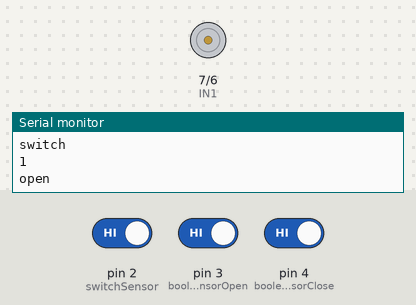
Bench run of a sketch on a simulated Arduino Uno, built with avr-gcc and run on an emulated ATmega328P. Parts: motor-driver pin pairs drawn as motors (green arrow = first pin HIGH = forward, orange = second pin HIGH = backward, longer = more drive, scaled by the enable pin), the last lines printed to the serial monitor. The inputs (shaded band) are chosen by the test bench; at power-on: pin 3 (booleanSensorOpen) HIGH, pin 2 (switchSensor) HIGH, pin 4 (booleanSensorClose) HIGH.

Above: at 1.2 s.
1.3 s: pin 3 (booleanSensorOpen) driven LOW
At 1.8 s:
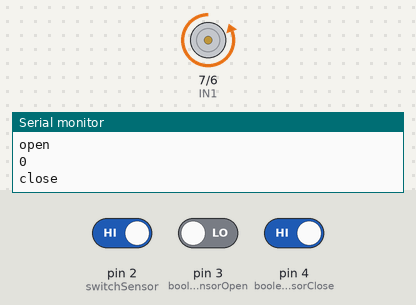
2.8 s: pin 3 (booleanSensorOpen) driven HIGH
At 4.0 s:
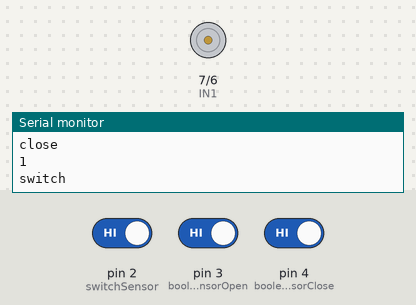
4.3 s: pin 2 (switchSensor) driven LOW and pin 4 (booleanSensorClose) driven LOW
At 5.1 s:
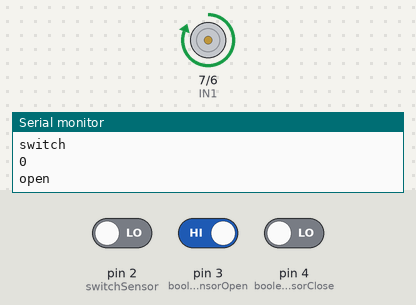
5.8 s: pin 2 (switchSensor) driven HIGH
At 6.1 s:
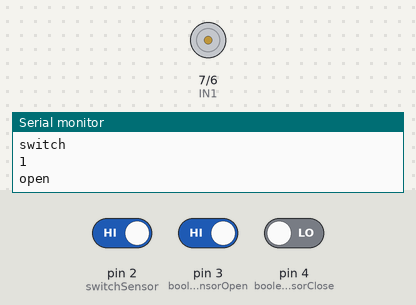
Timing chart, 0 to 8.8 s (numbered marks = the images above; inputs shaded):
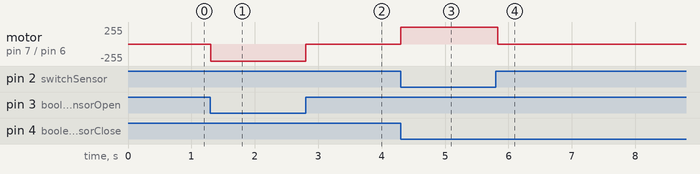

The sketch:

PorteCoulissante.ino
```cpp
const int IN1 = 7; //ForOpenTheDoor
const int IN2 = 6; //ForCloseTheDoor
const int ENA = 9;

const int booleanSensorClose = 4;
const int booleanSensorOpen = 3;
const int switchSensor = 2;

void setup() {
        pinMode(IN1, OUTPUT); //define The Output pins  Motor
        pinMode(IN2, OUTPUT);
        pinMode(ENA, OUTPUT);

        pinMode(booleanSensorClose, INPUT_PULLUP);
        pinMode(booleanSensorOpen, INPUT_PULLUP);

        pinMode(switchSensor, INPUT_PULLUP);
        Serial.begin(9600);
}
void loop() {
        int sensorClose = digitalRead(booleanSensorClose);
        int sensorOpen = digitalRead(booleanSensorOpen);
        int sensorSwitch = digitalRead(switchSensor);

        //power of the motor

        if (sensorSwitch == 1) {
                analogWrite(ENA, 255);
                digitalWrite(IN1, 0);
                digitalWrite(IN2, 1);
                if (sensorOpen == 1) {
                        analogWrite(ENA, 0);
                        digitalWrite(IN1, 0);
                        digitalWrite(IN2, 0);
                }
        }
        if (sensorSwitch == 0) {
                analogWrite(ENA, 255);
                digitalWrite(IN2, 0);
                digitalWrite(IN1, 1);
                if (sensorClose == 1) {
                        analogWrite(ENA, 0);
                        digitalWrite(IN2, 0);
                        digitalWrite(IN1, 0);
                }
        }
        Serial.println("switch");
        Serial.println(sensorSwitch);
        Serial.println("open");
        Serial.println(sensorOpen);
        Serial.println("close");
        Serial.println(sensorClose);
}
```

Measured:
- after the input at 1.3 s, motor on pin 7 (IN1) / pin 6 (IN2): stopped → backward 255/255 at once
- after the input at 2.8 s, motor on pin 7 (IN1) / pin 6 (IN2): backward 255/255 → stopped at once
- after the input at 4.3 s, motor on pin 7 (IN1) / pin 6 (IN2): stopped → forward 255/255 at once
- after the input at 5.8 s, motor on pin 7 (IN1) / pin 6 (IN2): forward 255/255 → stopped at once
